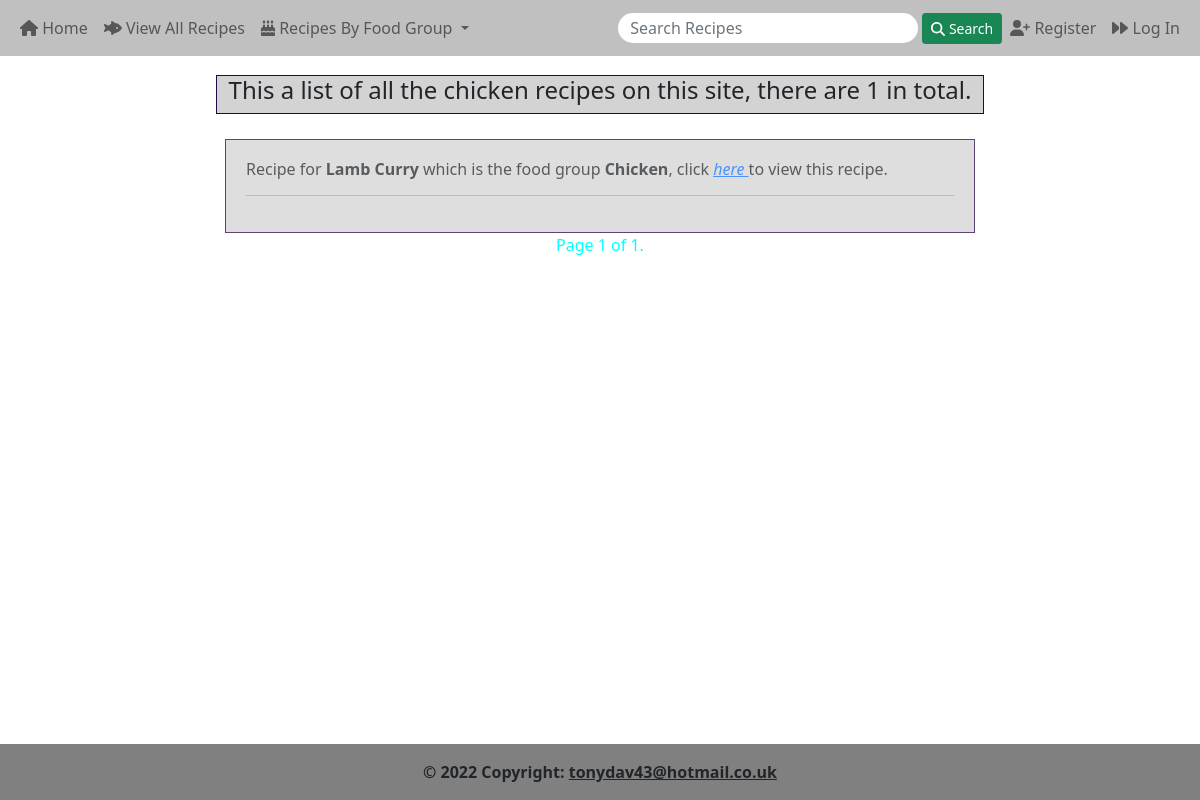
The page /recipes/chicken/ on the database as committed earlier.
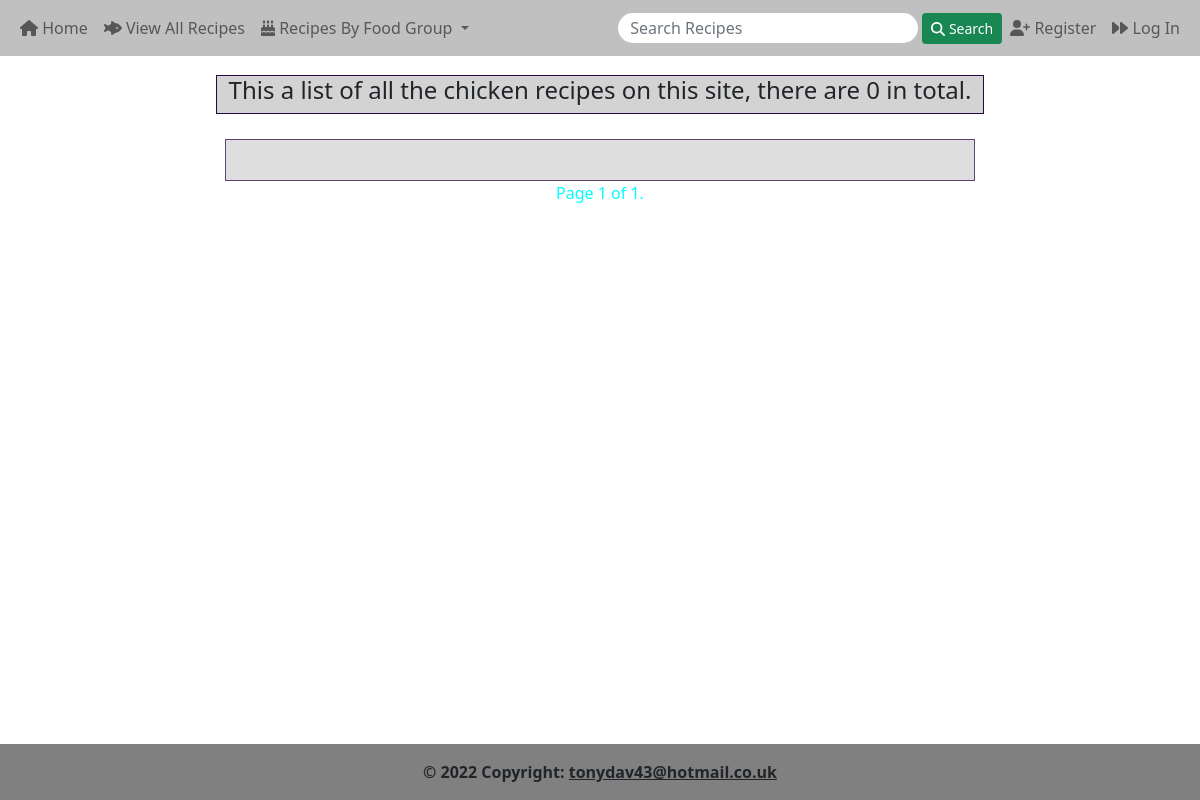
The same page on the database as committed later.
### recipes_app/models.py (models this page shows, shortened)
class Recipe(models.Model):
    author = models.ForeignKey(Account, null=True, on_delete=models.SET_NULL)
    slug = models.SlugField(max_length=155, null=True, unique=True)
    catagories = (
        ("Beef", "Beef"),
        ("Pork", "Pork"),
        ("Lamb", "Lamb"),
        ("Chicken", "Chicken"),
        ("Fish", "Fish"),
        ("Vegetable", "Vegetable"),
        ("Soup", "Soup"),
        ("Dessert", "Dessert"),
        ("Cake", "Cake"),
        ("Other", "Other"),
    )
    recipe_name = models.CharField("Recipe Name", max_length=150, help_text="Please enter a recipe name")
    recipe_country = CountryField("Country", help_text="Please select a country", default= "No country selected")
    recipe_food_group = models.CharField("Recipe Food Group", max_length=50, choices=catagories, help_text="Please select the food group from the dropdown menu")
    recipe_ingredients = models.TextField("Recipe Ingredients", max_length=5000, help_text="Please enter the ingredients and quantities to be used")
    recipe_instructions = models.TextField("Recipe Instructions", max_length=25000, help_text="Please enter the instructions for the recipe")
    recipe_notes = models.TextField("Recipe Notes", max_length=5000, help_text="Please enter any notes for the recipe", blank=True, default="There are currently no notes associated with this recipe")
    recipe_image = models.ImageField("Recipe Image", help_text="Please upload an image, a default image will be used if none selected", upload_to='images', blank=True, default='images/default.png', validators=[validate_image])
    recipe_timestamp = models.DateField(auto_now_add=True)
    recipe_updated = models.DateTimeField(auto_now=True)
    recipe_active = models.BooleanField(default=True)

### recipes_app/views.py (the view)
# urls.py: path('chicken/', views.RecipeChickenListView.as_view(), name='chicken'),
class RecipeChickenListView(ListView):
    model = Recipe
    template_name = 'recipes_app/chicken_list.html'
    queryset = Recipe.objects.filter(recipe_food_group__icontains="Chicken").order_by('-recipe_timestamp')
    context_object_name = 'chicken_recipe_list'
    paginate_by = 12

### recipes_app/templates/recipes_app/chicken_list.html (shortened to what this page needs)
{% extends 'base.html' %}
{% load static %}
{% block css %}
    <link rel="stylesheet" type="text/css" href="{% static 'css/food_group_list.css' %}">
{% endblock css %}
{% block content %}
<div class="container food-group-h4">
    <h4>This a list of all the chicken recipes on this site, there are {{page_obj.paginator.count}} in total.</h4>
</div>
<div class="container div-list">
    <form class="form-food-group">
        {% for recipe in chicken_recipe_list %}
        {% if recipe.recipe_food_group == "Chicken" %}
        <h6>Recipe for <strong>{{ recipe.recipe_name }}</strong> which is the food group <strong>{{ recipe.recipe_food_group }}</strong>, click <a href="{% url 'recipes_app:detail' recipe.slug %}"><em>here </em></a>to view this recipe.</h6>
        <hr/>
        {% endif %}
        {% endfor %}
    </form>
</div>
<div class="pagination div-paginate">
    <span class="step-links">
        <span class="current">
            Page {{ page_obj.number }} of {{ page_obj.paginator.num_pages }}.
        </span>
    </span>
</div>
{% endblock content %}

Rows that differ between the two databases and show on the page:
removed Recipe: recipe_name "Lamb Curry", recipe_food_group "Chicken"
Other text that changed with them:
{{ page_obj.paginator.count }}: "1" → "0"
